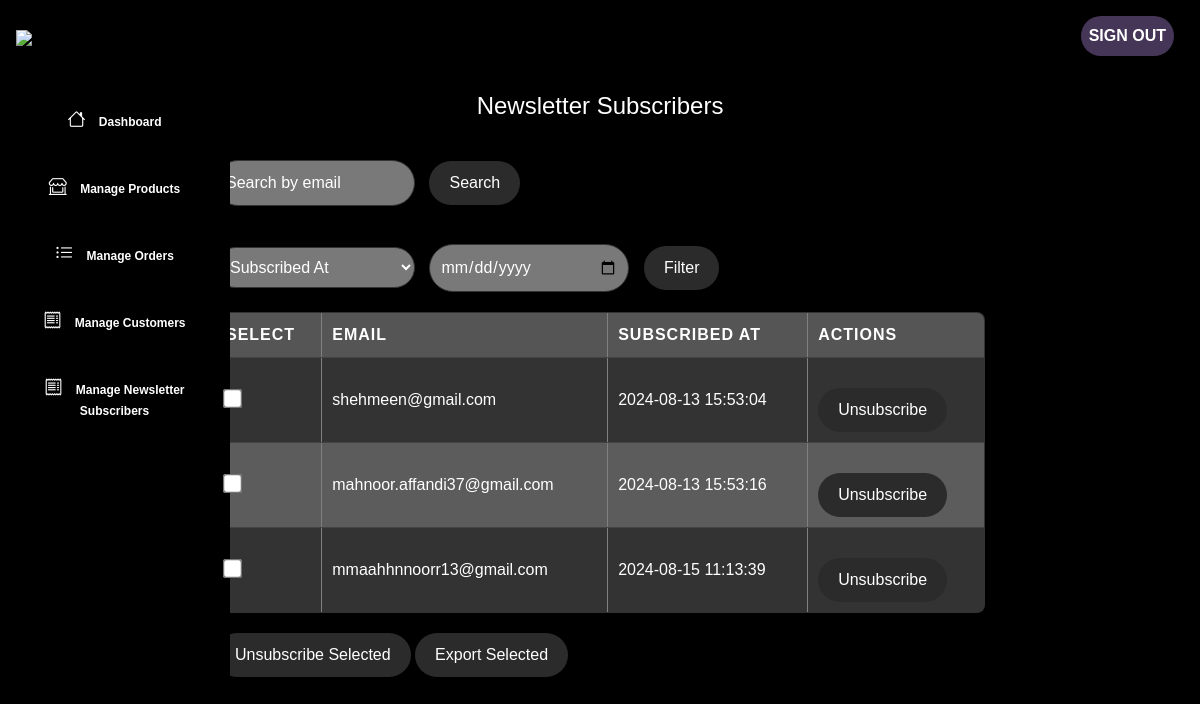
The page /Admin/newsletter_sub.php (signed in) on the database its author committed.
### tables this page shows
CREATE TABLE `newsletter_subscribers` (
  `id` int NOT NULL,
  `email` varchar(255) NOT NULL,
  `subscribed_at` timestamp NULL DEFAULT CURRENT_TIMESTAMP
);

### Admin/newsletter_sub.php (the view, shortened to what this page needs)
<?php
include 'header.php';
include('../server/connection.php');
$filter_column = "";
$filter_value = "";
$sql = "SELECT * FROM newsletter_subscribers WHERE 1";
$stmt = $conn->prepare($sql);
$stmt->execute();
$subscribers = $stmt->get_result();
?>
<!DOCTYPE html>
<html lang="en">
<head>
    <link rel="stylesheet" href="admin_styles.css">
</head>
<body>
<?php include 'side_menu.php'; ?>
    <div class="container">
        <h2>Newsletter Subscribers</h2>
        <form method="GET" action="">
            <input class="search" type="text" name="search" placeholder="Search by email" value="<?php echo isset($_GET['search']) ? $_GET['search'] : ''; ?>">
            <button type="submit">Search</button>
        </form>
        <form method="GET" action="">
            <select name="filter_column">
                <option value="subscribed_at" <?php echo $filter_column == "subscribed_at" ? "selected" : ""; ?>>Subscribed At</option>
            </select>
            <input type="date" name="filter_value" value="<?php echo $filter_value; ?>">
            <button type="submit">Filter</button>
        </form>
        <table border="1">
        <thead>
            <tr>
                <th>Select</th>
                <th>Email</th>
                <th>Subscribed At</th>
                <th>Actions</th>
            </tr>
        </thead>
            <tbody>
                <?php while($row = $subscribers->fetch_assoc()) { ?>
                    <tr>
                        <td><input type="checkbox" name="subscriber_ids[]" value="<?php echo $row['id']; ?>"></td>
                        <td><?php echo $row['email']; ?></td>
                        <td><?php echo $row['subscribed_at']; ?></td>
                        <td>
                            <form action="unsubscribe.php" method="POST" style="display:inline;">
                                <button type="submit">Unsubscribe</button>
                            </form>
                        </td>
                    </tr>
                <?php } ?>
            </tbody>
        </table>
        <form method="POST" action="batch_actions.php">
            <button type="submit" name="action" value="unsubscribe">Unsubscribe Selected</button>
            <button type="submit" name="action" value="export">Export Selected</button>
        </form>
    </div>
</body>
</html>

### Admin/admin_styles.css (style rules this page uses)
body { margin: 0; font-family: Arial, sans-serif; }
body { background-color: #000; color: #fff; font-family: Arial, sans-serif; margin: 0; padding: 20px; }
body { background-color: #000; color: #fff; font-family: Arial, sans-serif; margin: 0; padding: 0; }
body { background-color: black; color: white; }
.container { max-width: 800px; margin: 20px auto; }
body { background-color: #000; color: #fff; }
table { width: 100%; border-collapse: collapse; background-color: #333; color: #fff; }
th, td { padding: 10px; text-align: left; border-bottom: 1px solid #444; }
th { background-color: #555; font-weight: bold; }

### Admin/newsletter_sub.php (style rules this page uses)
body { font-family: Arial, sans-serif; background-color:#000; margin: 0; padding: 0; color: white; }
h2 { font-size: 24px; margin-bottom: 20px; color: white; text-align: center; }
form { margin-bottom: 20px; }
input[type="text"], input[type="date"], select { width: 200px; padding: 10px; margin-right: 10px; border: 1px solid #333; border-radius: 50px; background-color: #797979; transition: border-color 0.3s ease; color: white; }
input[type="text"]::placeholder { color: white; }
button[type="submit"] { padding: 10px 20px; margin-top: 20px; background-color: #2b2b2b; color: white; border: none; border-radius: 50px; cursor: pointer; transition: background-color 0.3s ease; }
table { width: 100%; border-collapse: collapse; margin-top: 20px; background-color: #333; color: #fff; border-radius: 8px; overflow: hidden; box-shadow: 0 4px 8px rgba(0, 0, 0, 0.1); }
table th, table td { padding: 10px; border-bottom: 1px solid #444; text-align: left; font-size: 16px; }
table th { background-color: #555; color: #fff; text-transform: uppercase; letter-spacing: 1px; }
table td { background-color: #333; color: #fff; }
table tr:nth-child(even) td { background-color: #444; }
table tr:nth-child(even) td { background-color: #5c5c5c; }
input[type="checkbox"] { transform: scale(1.5); margin-right: 10px; accent-color: #28a745; }

### rows shown on the page
newsletter_subscribers: email "shehmeen@gmail.com", subscribed_at "2024-08-13 15:53:04"
newsletter_subscribers: email "mahnoor.affandi37@gmail.com", subscribed_at "2024-08-13 15:53:16"
newsletter_subscribers: email "mmaahhnnoorr13@gmail.com", subscribed_at "2024-08-15 11:13:39"
